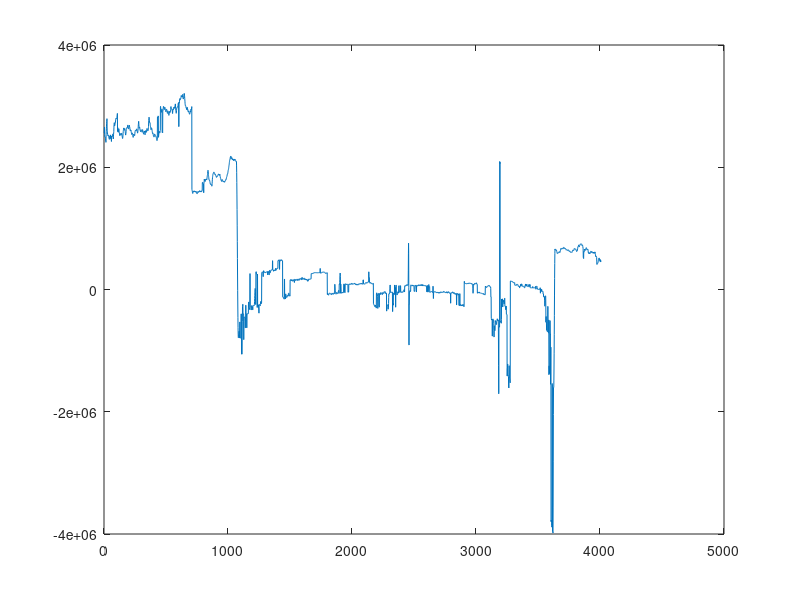
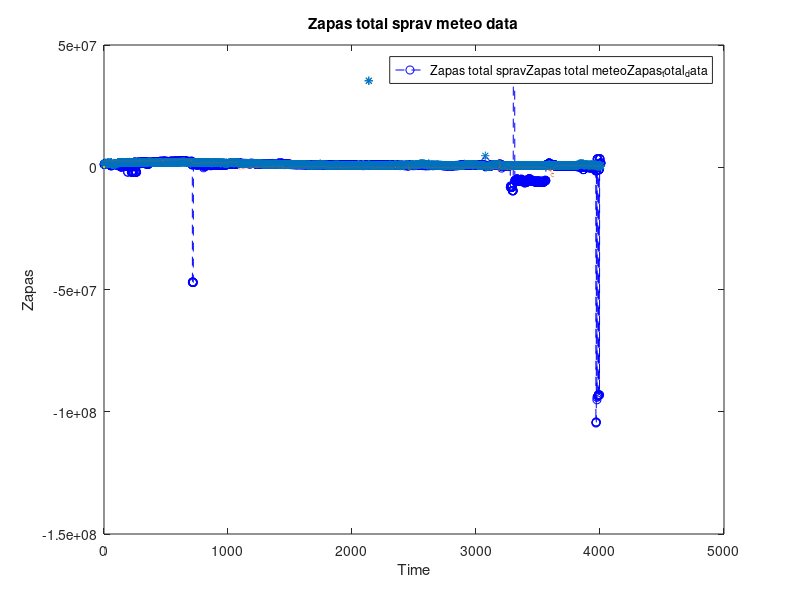
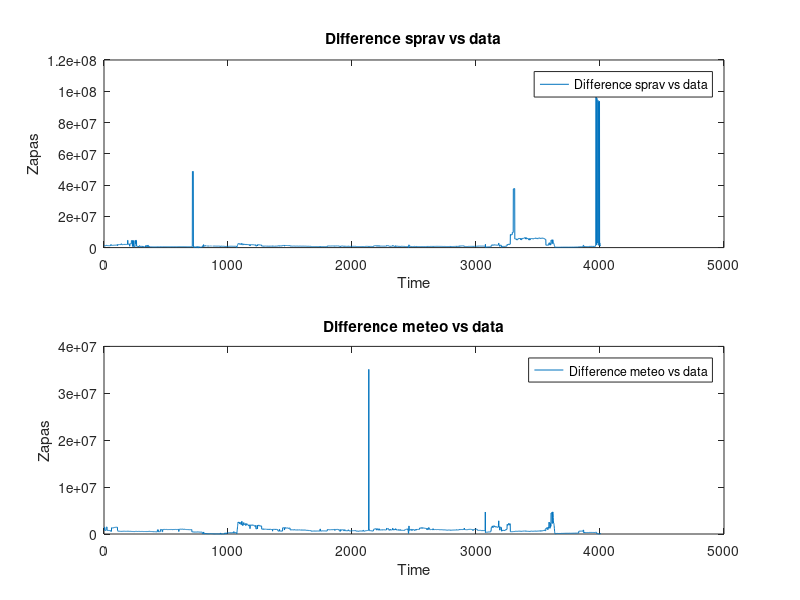
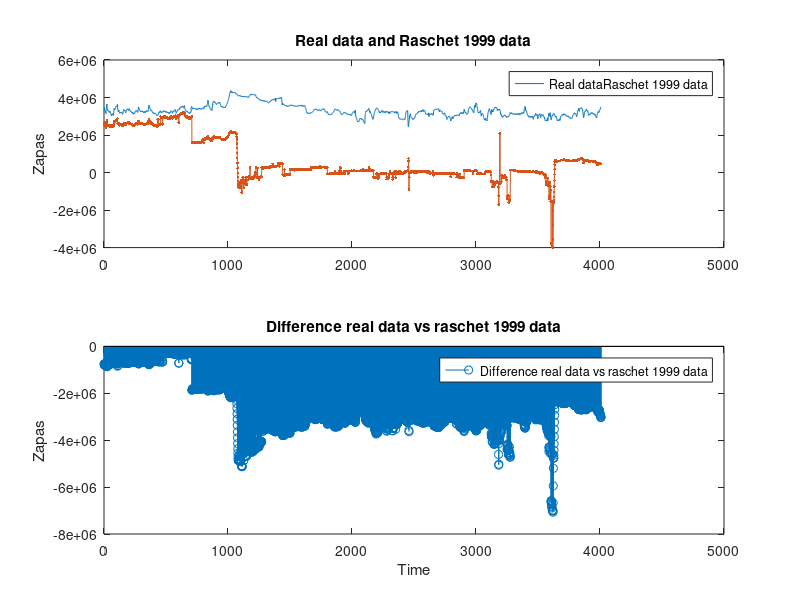

Reproduce these figures in MATLAB, in order.
%скрипт для расчета запаса
clear
%%
load zapas_formula_grunti % формирование массива для КВ
% t_f_g(:,[2:5,8:24,26,30:35,38,42,43])=[];% остались только те, что в формуле,1 - Твоздуха, 6 - Рвых Шакяй=Рвх_Шакяй_Красн, 7 - Твых Шакяй = Твх Шакяй Красн, 
% 25 - Рвых Шакяй Красн, 27 - Рвх Красн-154, 28 - Твх Красн-154, 29 - Рвых_Красн - 154, 31 - Рвых Шакяй Красн, 33 - Рвх Красн-140, 34 - Твх Красн-140, 35 - Рвых_Красн - 140, 
% 36,37 - плотности, 39,40 - молярные массы, 41 - запас на ВК, 42 - запас на ВК1
% t_f_g(3951:end,:)=[];
%% переменные из таблицы zapas_chet_h
T_vosd_izmer = t_f_g(:,1); % 
% начальные и конечные давления по ниткам
P_nach_1_1 = t_f_g(:,6); % Рн, начальное абсолютное давление газа на участке, МПа; Шакяй - Краснознаменская 1
P_nach_1_2 = t_f_g(:,27); % Рн, начальное абсолютное давление газа на участке, МПа; Краснознаменская - 154 км
P_nach_2_1 = t_f_g(:,6); % Рн, начальное абсолютное давление газа на участке, МПа; Шакяй - Краснознаменская 2
P_nach_2_2 = t_f_g(:,33); % Рн, начальное абсолютное давление газа на участке, МПа; Краснознаменская - 140 км

P_kon_1_1 = t_f_g(:,25);% Рк конечное абсолютное давлениея газа на участке, МПа; Шакяй - Краснознаменская 1
P_kon_1_2 = t_f_g(:,29); % Рк конечное абсолютное давление газа на участке, МПа; Краснознаменская - 154 км
P_kon_2_1 = t_f_g(:,25);% Рк конечное абсолютное давлениея газа на участке, МПа; Шакяй - Краснознаменская 2
P_kon_2_2 = t_f_g(:,35); % Рк конечное абсолютное давление газа на участке, МПа; Краснознаменская - 140 км
%% Расчет среднего давления на участках
P_av_1_1 = 2/3*(P_nach_1_1 + (P_kon_1_1.*P_kon_1_1)./(P_nach_1_1 + P_kon_1_1)); % Среднее давление на участке Шакяй - Краснознаменская 1
P_av_2_1 = 2/3*(P_nach_2_1 + (P_kon_2_1.*P_kon_2_1)./(P_nach_2_1 + P_kon_2_1)); % Среднее давление на участке Шакяй - Краснознаменская 2
P_av_1_2 = 2/3*(P_nach_1_2 + (P_kon_1_2.*P_kon_1_2)./(P_nach_1_2 + P_kon_1_2)); % Среднее давление на участке Краснознаменская - 154 км
P_av_2_2 = 2/3*(P_nach_2_2 + (P_kon_2_2.*P_kon_2_2)./(P_nach_2_2 + P_kon_2_2)); % Среднее давление на участке Краснознаменская - 140 км
%% начальные и конечные температуры по ниткам
% Тн - температура газа в начале участка газопровода, К; при отсутствии охлаждения газа на КС температуру Тн = Т газа на выходе из компрессорного цеха, 
% при наличии охлаждения газа величина Тн = Т газа на выходе из системы охлаждения;
T_nach_1_1 = t_f_g(:,7); % Тн Шакяй - Краснознаменская
T_nach_1_2 = t_f_g(:,28); % Тн Краснознаменская - 154
T_nach_2_1 = t_f_g(:,7); % Тн Шакяй - Краснознаменская
T_nach_2_2 = t_f_g(:,34); % Тн Краснознаменская - 140
T_kon_1_1 = 2.6; % Тк конечная температура газа, здесь взята из предоставленных данных, как допущение, Шакяй - Краснознаменская 
T_kon_1_2 = 3; % Тк конечная температура газа, здесь взята из предоставленных данных, как допущение,  Краснознаменская - 154
T_kon_2_1 = 2.3; % Тк конечная температура газа, здесь взята из предоставленных данных, как допущение, Шакяй - Краснознаменская 
T_kon_2_2 = 2.3; % Тк конечная температура газа, здесь взята из предоставленных данных, как допущение, Краснознаменская - 140

T_gr_sprav = t_f_g(:,44); % справочное значение грунта (Минск)
T_gr_meteo = t_f_g(:,45); % расчетное значние грунта (метео)
T_gr_data = t_f_g(:,46); % значние грунтаиз данных ТрансгазСпб
% формула гисметео T_gr_rasch = T_mean - Tamp * exp (- h_0 * sqrt(pi / (365 * alfa_temper_grunt_av))) * cos(2 * pi / 365 * (T_year - T_shift -  h_0 / 2 * sqrt(pi / (365 * alfa_temper_grunt_av)))); 
%% Расчет средней температуры на участках. Простая формула
% Сложная формула T_av = T_gr_sprav + (T_nach_1 - T_gr_sprav) / (alfa * L_1) * (1 - exp(-alfa * x_1)) - Di * (P_nach_1 ^ 2 - P_kon_1 ^ 2) / (2 * alfa * L_1 * P_av_1) * (1 - 1 / (alfa * L_1) * (1 - exp(-alfa * x_1))) ;
%Тokr - расчетная температура окружающей среды, К; При подземной прокладке То = Тгр ср за период на глубине заложения оси трубопровода.    
T_av_1_1_sprav = T_gr_sprav + (T_nach_1_1 - T_kon_1_1) ./ log(abs(T_nach_1_1 - T_gr_sprav)./abs(T_kon_1_1 - T_gr_sprav)); 
T_av_1_2_sprav = T_gr_sprav + (T_nach_1_2 - T_kon_1_2) ./ log(abs(T_nach_1_2 + 0.1 - T_gr_sprav)./abs(T_kon_1_2 - T_gr_sprav));
T_av_2_1_sprav = T_gr_sprav + (T_nach_2_1 - T_kon_2_1) ./ log(abs(T_nach_2_1 - T_gr_sprav)./abs(T_kon_2_1 - T_gr_sprav));
T_av_2_2_sprav = T_gr_sprav + (T_nach_2_2 - T_kon_2_2) ./ log(abs(T_nach_2_2 - T_gr_sprav)./abs(T_kon_2_2 - T_gr_sprav));

T_av_1_1_meteo = T_gr_meteo + (T_nach_1_1 - T_kon_1_1) ./ log(abs(T_nach_1_1 - T_gr_meteo)./abs(T_kon_1_1 - T_gr_meteo)); 
T_av_1_2_meteo = T_gr_meteo + (T_nach_1_2 - T_kon_1_2) ./ log(abs(T_nach_1_2 + 0.1 - T_gr_meteo)./abs(T_kon_1_2 - T_gr_meteo));
T_av_2_1_meteo = T_gr_meteo + (T_nach_2_1 - T_kon_2_1) ./ log(abs(T_nach_2_1 - T_gr_meteo)./abs(T_kon_2_1 - T_gr_meteo));
T_av_2_2_meteo = T_gr_meteo + (T_nach_2_2 - T_kon_2_2) ./ log(abs(T_nach_2_2 - T_gr_meteo)./abs(T_kon_2_2 - T_gr_meteo));

T_av_1_1_data = T_gr_data + (T_nach_1_1 - T_kon_1_1) ./ log(abs(T_nach_1_1 - T_gr_data)./abs(T_kon_1_1 - T_gr_data)); 
T_av_1_2_data = T_gr_data + (T_nach_1_2 - T_kon_1_2) ./ log(abs(T_nach_1_2 + 0.1 - T_gr_data)./abs(T_kon_1_2 - T_gr_data));
T_av_2_1_data = T_gr_data + (T_nach_2_1 - T_kon_2_1) ./ log(abs(T_nach_2_1 - T_gr_data)./abs(T_kon_2_1 - T_gr_data));
T_av_2_2_data = T_gr_data + (T_nach_2_2 - T_kon_2_2) ./ log(abs(T_nach_2_2 - T_gr_data)./abs(T_kon_2_2 - T_gr_data));
%% график T_av при разных Тгрунта
figure
plot(T_av_1_1_sprav, 'b--o');
hold on
plot(T_av_1_1_meteo,'*')
hold on
plot(T_av_1_1_data,':', LineWidth = 5);
hold off
legend(["T av sprav 1-1" "T av meteo 1-1" "T av data 1-1"])
xlabel("Time")
ylabel("T av")
title("T av 1-1")
%% константы 
V_1 = 5.534; %* 1000;% геометрический объем трубы Шакяй - Краснознаменская 1 м3
V_2 = 28.67; %* 1000;% геометрический объем трубы Краснознаменская - 154 м3
V_3 = 10.974; %* 1000;% геометрический объем трубы Шакяй - Краснознаменская 2 м3
V_4 = 25.633; %* 1000;% геометрический объем трубы 140 м3
%% псевдокритические давление и температура
M_x_a = 28.0135; % молярная доля азота кг/моль, определяемая по ГОСТ 30319.1
M_x_y = 44.010;   % молярная доля диоксида углерода кг/моль, определяемая по ГОСТ 30319.1 
density_standart_Shak = t_f_g(:,36); % плотность природного газа по воздуху измеренная Шаакяй
density_standart_Krasn = t_f_g(:,37); % плотность природного газа по воздуху измеренная Краснознаменская
x_a = t_f_g(:,39);% концентрация азота, доли ед. измерения
x_y = t_f_g(:,40);% концентрация диоксида углерода, доли ед. измерения;
P_pk_1 = 1.808 *(26.831 - density_standart_Shak); % псеводкритическое давление на линии Шакяй, из методики 1999
T_pk_1 = 155.204*(0.564 + density_standart_Shak); % псеводкритическая температура на линии Шакяй, из методики 1999
P_pk_2 = 1.808 *(26.831 - density_standart_Krasn); % псеводкритическое давление на линии Краснознаменская, из методики 1999
T_pk_2 = 155.204*(0.564 + density_standart_Krasn); % псеводкритическая температура на линии Краснознаменская, из методики 1999
%% приведенное давление 
P_pr_1_1 = P_av_1_1./P_pk_1; % приведенное давление на участке Шакяй - Краснознаменская 1 по справочным значениям Тгрунта
P_pr_2_1 = P_av_2_1./P_pk_1; % приведенное давление на участке Шакяй - Краснознаменская 2 по справочным значениям Тгрунта
P_pr_1_2 = P_av_1_2./P_pk_2; % приведенное давление на участке Краснознаменская - 154 км по справочным значениям Тгрунта
P_pr_2_2 = P_av_2_2./P_pk_2; % приведенное давление на участке Краснознаменская - 140 км по справочным значениям Тгрунта
%% приведенная температура по справочным значениям Тгрунта
T_pr_1_1_sprav = T_av_1_1_sprav./T_pk_1; % приведенная температура на участке Шакяй - Краснознаменская 1 по справочным значениям Тгрунта
T_pr_2_1_sprav = T_av_2_1_sprav./T_pk_1; % приведенная температура на участке Шакяй - Краснознаменская 2 по справочным значениям Тгрунта
T_pr_1_2_sprav = T_av_1_2_sprav./T_pk_2; % приведенная температура на участке Краснознаменская - 154 км по справочным значениям Тгрунта
T_pr_2_2_sprav = T_av_2_2_sprav./T_pk_2; % приведенная температура на участке Краснознаменская - 140 км по справочным значениям Тгрунта
%% приведенная температура по значениям Тгрунта из Метео
T_pr_1_1_meteo = T_av_1_1_meteo./T_pk_1; % приведенная температура на участке Шакяй - Краснознаменская 1 по значениям Тгрунта из Метео
T_pr_2_1_meteo = T_av_2_1_meteo./T_pk_1; % приведенная температура на участке Шакяй - Краснознаменская 2 по значениям Тгрунта из Метео
T_pr_1_2_meteo = T_av_1_2_meteo./T_pk_2; % приведенная температура на участке Краснознаменская - 154 км по значениям Тгрунта из Метео
T_pr_2_2_meteo = T_av_2_2_meteo./T_pk_2; % приведенная температура на участке Краснознаменская - 140 км по значениям Тгрунта из Метео
%% приведенная температура по значениям Тгрунта из данных ГазпроТрансгаз СПб
T_pr_1_1_data = T_av_1_1_data./T_pk_1; % приведенная температура на участке Шакяй - Краснознаменская 1 по значениям Тгрунта из данных ГазпроТрансгаз СПб
T_pr_2_1_data = T_av_2_1_data./T_pk_1; % приведенная температура на участке Шакяй - Краснознаменская 2 по значениям Тгрунта из данных ГазпроТрансгаз СПб
T_pr_1_2_data = T_av_1_2_data./T_pk_2; % приведенная температура на участке Краснознаменская - 154 км по значениям Тгрунта из данных ГазпроТрансгаз СПб
T_pr_2_2_data = T_av_2_2_data./T_pk_2; % приведенная температура на участке Краснознаменская - 140 км по значениям Тгрунта из данных ГазпроТрансгаз СПб
%% коэффициент сжимаемости по методике 1999 по справочным значениям Тгрунта
Tau_1_1_sprav = 1-1.68*T_pr_1_1_sprav + 0.78*T_pr_1_1_sprav.^2 + 0.0107*T_pr_1_1_sprav.^3 ; % тау на участке Шакяй - Краснознаменская 1
Z_1999_1_1_sprav = 1 - 0.0241*P_pr_1_1./Tau_1_1_sprav; % коэффициент сжимаемости на участке Шакяй - Краснознаменская 1

Tau_2_1_sprav = 1-1.68*T_pr_2_1_sprav + 0.78*T_pr_2_1_sprav.^2 + 0.0107*T_pr_2_1_sprav.^3 ; % тау на участке Шакяй - Краснознаменская 2
Z_1999_2_1_sprav = 1 - 0.0241*P_pr_2_1./Tau_2_1_sprav; % коэффициент сжимаемости на участке Шакяй - Краснознаменская 2

Tau_1_2_sprav = 1-1.68*T_pr_1_2_sprav + 0.78*T_pr_1_2_sprav.^2 + 0.0107*T_pr_1_2_sprav.^3 ; % тау на участке Краснознаменская - 154 км
Z_1999_1_2_sprav = 1 - 0.0241*P_pr_1_2./Tau_1_2_sprav; % коэффициент сжимаемости на участке Краснознаменская - 154 км

Tau_2_2_sprav = 1-1.68*T_pr_2_2_sprav + 0.78*T_pr_2_2_sprav.^2 + 0.0107*T_pr_2_2_sprav.^3 ; % тау на участке Краснознаменская - 140 км
Z_1999_2_2_sprav = 1 - 0.0241*P_pr_2_2./Tau_2_2_sprav; % коэффициент сжимаемости на участке Краснознаменская - 140 км
%% коэффициент сжимаемости по методике 1999 по значениям Тгрунта из Метео
Tau_1_1_meteo = 1-1.68*T_pr_1_1_meteo + 0.78*T_pr_1_1_meteo.^2 + 0.0107*T_pr_1_1_meteo.^3 ; % тау на участке Шакяй - Краснознаменская 1
Z_1999_1_1_meteo = 1 - 0.0241*P_pr_1_1./Tau_1_1_meteo; % коэффициент сжимаемости на участке Шакяй - Краснознаменская 1

Tau_2_1_meteo = 1-1.68*T_pr_2_1_meteo + 0.78*T_pr_2_1_meteo.^2 + 0.0107*T_pr_2_1_meteo.^3 ; % тау на участке Шакяй - Краснознаменская 2
Z_1999_2_1_meteo = 1 - 0.0241*P_pr_2_1./Tau_2_1_meteo; % коэффициент сжимаемости на участке Шакяй - Краснознаменская 2

Tau_1_2_meteo = 1-1.68*T_pr_1_2_meteo + 0.78*T_pr_1_2_meteo.^2 + 0.0107*T_pr_1_2_meteo.^3 ; % тау на участке Краснознаменская - 154 км
Z_1999_1_2_meteo = 1 - 0.0241*P_pr_1_2./Tau_1_2_meteo; % коэффициент сжимаемости на участке Краснознаменская - 154 км

Tau_2_2_meteo = 1-1.68*T_pr_2_2_meteo + 0.78*T_pr_2_2_meteo.^2 + 0.0107*T_pr_2_2_meteo.^3 ; % тау на участке Краснознаменская - 140 км
Z_1999_2_2_meteo = 1 - 0.0241*P_pr_2_2./Tau_2_2_meteo; % коэффициент сжимаемости на участке Краснознаменская - 140 км
%% коэффициент сжимаемости по методике 1999 по значениям Тгрунта из данных ГазпроТрансгаз СПб
Tau_1_1_data = 1-1.68*T_pr_1_1_data + 0.78*T_pr_1_1_data.^2 + 0.0107*T_pr_1_1_data.^3 ; % тау на участке Шакяй - Краснознаменская 1
Z_1999_1_1_data = 1 - 0.0241*P_pr_1_1./Tau_1_1_data; % коэффициент сжимаемости на участке Шакяй - Краснознаменская 1

Tau_2_1_data = 1-1.68*T_pr_2_1_data + 0.78*T_pr_2_1_data.^2 + 0.0107*T_pr_2_1_data.^3 ; % тау на участке Шакяй - Краснознаменская 2
Z_1999_2_1_data = 1 - 0.0241*P_pr_2_1./Tau_2_1_data; % коэффициент сжимаемости на участке Шакяй - Краснознаменская 2

Tau_1_2_data = 1-1.68*T_pr_1_2_data + 0.78*T_pr_1_2_data.^2 + 0.0107*T_pr_1_2_data.^3 ; % тау на участке Краснознаменская - 154 км
Z_1999_1_2_data = 1 - 0.0241*P_pr_1_2./Tau_1_2_meteo; % коэффициент сжимаемости на участке Краснознаменская - 154 км

Tau_2_2_data = 1-1.68*T_pr_2_2_data + 0.78*T_pr_2_2_data.^2 + 0.0107*T_pr_2_2_data.^3 ; % тау на участке Краснознаменская - 140 км
Z_1999_2_2_data = 1 - 0.0241*P_pr_2_2./Tau_2_2_data; % коэффициент сжимаемости на участке Краснознаменская - 140 км
%% коэффициент сжимаемости по СТО 2006
% A_1 = -0.39 + 2.03/T_pr_1_1 - 3.16/(T_pr_1_1.^2) + 1.09/(T_pr_1_1.^3);
% A_2 = 0.0423 - 0.1812/T_pr_1_1 + 0.2124/(T_pr_1_1.^2);
% Z_STO_2006 = 1 + A_1' .* P_pr_1_1 + A_2' .* (P_pr_1_1.^2);  % коэффициент сжимаемости природного газа при стандартных условиях.
%% Запас газа итог по справочным значениям Тгрунта
P_c = 0.101325;% МПа;давление при стандартных условиях по ГОСТ 2939
T_c = 293.15;% К; температура при стандартных условиях по ГОСТ 2939
Zapas_1_1_sprav = V_1 * P_av_1_1 * T_c./(T_av_1_1_sprav .* Z_1999_1_1_sprav * P_c); % Объём запаса газа на участке Шакяй-Краснозн 1
Zapas_2_1_sprav = V_3 * P_av_2_1 * T_c./(T_av_2_1_sprav .* Z_1999_2_1_sprav * P_c); % Объём запаса газа на участке Шакяй-Краснозн 2
Zapas_1_2_sprav = V_2 * P_av_1_2 * T_c./(T_av_1_2_sprav .* Z_1999_1_2_sprav * P_c); % Объём запаса газа на участке Краснознаменская - 154 км
Zapas_2_2_sprav = V_4 * P_av_2_2 * T_c./(T_av_2_2_sprav .* Z_1999_2_2_sprav * P_c); % Объём запаса газа на участке Краснознаменская - 140 км

Zapas_VK_sprav = Zapas_1_1_sprav + Zapas_1_2_sprav;
Zapas_VK_l_sprav = Zapas_2_1_sprav + Zapas_2_2_sprav;
Zapas_total_sprav = Zapas_VK_sprav + Zapas_VK_l_sprav;
%% Запас газа итог по значениям Тгрунта  из Метео
Zapas_1_1_meteo = V_1 * P_av_1_1 * T_c./(T_av_1_1_meteo .* Z_1999_1_1_meteo * P_c); % Объём запаса газа на участке Шакяй-Краснозн 1
Zapas_2_1_meteo = V_3 * P_av_2_1 * T_c./(T_av_2_1_meteo .* Z_1999_2_1_meteo * P_c); % Объём запаса газа на участке Шакяй-Краснозн 2
Zapas_1_2_meteo = V_2 * P_av_1_2 * T_c./(T_av_1_2_meteo .* Z_1999_1_2_meteo * P_c); % Объём запаса газа на участке Краснознаменская - 154 км
Zapas_2_2_meteo = V_4 * P_av_2_2 * T_c./(T_av_2_2_meteo .* Z_1999_2_2_meteo * P_c); % Объём запаса газа на участке Краснознаменская - 140 км

Zapas_VK_meteo = Zapas_1_1_meteo + Zapas_1_2_meteo;
Zapas_VK_l_meteo = Zapas_2_1_meteo + Zapas_2_2_meteo;
Zapas_total_meteo = Zapas_VK_meteo + Zapas_VK_l_meteo;
%% Запас газа итог по значениям Тгрунта из данных ГазпроТрансгаз СПб
Zapas_1_1_data = V_1 * P_av_1_1 * T_c./(T_av_1_1_data .* Z_1999_1_1_data * P_c); % Объём запаса газа на участке Шакяй-Краснозн 1
Zapas_2_1_data = V_3 * P_av_2_1 * T_c./(T_av_2_1_data .* Z_1999_2_1_data * P_c); % Объём запаса газа на участке Шакяй-Краснозн 2
Zapas_1_2_data = V_2 * P_av_1_2 * T_c./(T_av_1_2_data .* Z_1999_1_2_data * P_c); % Объём запаса газа на участке Краснознаменская - 154 км
Zapas_2_2_data = V_4 * P_av_2_2 * T_c./(T_av_2_2_data .* Z_1999_2_2_data * P_c); % Объём запаса газа на участке Краснознаменская - 140 км

Zapas_VK_data = Zapas_1_1_data + Zapas_1_2_data;
Zapas_VK_l_data = Zapas_2_1_data + Zapas_2_2_data;
Zapas_total_data = Zapas_VK_data + Zapas_VK_l_data;
%% убираем выбросы 
porog = 4e6;
Zapas_total_data(abs(Zapas_total_data) > porog) = NaN;
%%
Zapas_total_data = fillmissing(Zapas_total_data,'spline') ;
plot(Zapas_total_data);
%% выбросы sprav
% Zapas_total_sprav_out = Zapas_total_sprav; % создаем вспомогательную переменную, чтобы потом посмотреть на графике выбросы
% Zapas_total_sprav_out = filloutliers(Zapas_total_sprav_out,"previous","movmean",100);
% figure
% plot(Zapas_total_sprav-Zapas_total_sprav_out);
% title("выбросы Zapas total sprav");
% figure
% plot(Zapas_total_sprav);
% title("Zapas total sprav");
% %% выбросы meteo
% Zapas_total_meteo_out = Zapas_VK_meteo; % создаем вспомогательную переменную, чтобы потом посмотреть на графике выбросы
% Zapas_total_meteo_out = filloutliers(Zapas_total_meteo_out,"previous","movmean",100);
% figure
% plot(Zapas_VK_meteo - Zapas_total_meteo_out);
% title("выбросы Zapas total meteo");
% figure
% plot(Zapas_total_meteo);
% title("Zapas total meteo");
% %% выбросы data
% Zapas_VK_data_out = Zapas_VK_data; % создаем вспомогательную переменную, чтобы потом посмотреть на графике выбросы
% Zapas_VK_data_out = filloutliers(Zapas_VK_data_out,"previous","movmean",100);
% figure
% plot(Zapas_VK_data-Zapas_VK_data_out);
% title("выбросы Zapas total data");
% figure
% plot(Zapas_VK_data);
% title("Zapas total data");
%% график запаса при разных Тгрунта
figure
plot(Zapas_total_sprav, 'b--o');
hold on
plot(Zapas_total_meteo,'*')
hold on
plot(Zapas_total_data,':', LineWidth = 5);
hold off
legend(["Zapas total sprav" "Zapas total meteo" "Zapas_total_data"])
xlabel("Time")
ylabel("Zapas")
title("Zapas total sprav meteo data")
%% график разницы при разных Тгрунта
difference_1 = abs(Zapas_total_sprav - Zapas_total_data);
difference_2 = abs(Zapas_total_meteo - Zapas_total_data);
difference_3 = Zapas_total_data - t_f_g(:,43)*1000;
for i = length (difference_1)
sum_sprav_data = difference_1(i,:);
sum_meteo_data = difference_2(i,:);
sum_data_data = difference_3(i,:);
i=i+1;
end
Money_sprav_data = sum_sprav_data * 7.55993; % Природный газ стоит 7559,93 руб. за 1000 куб. м
Money_meteo_data = sum_meteo_data * 7.55993;
Dif_money = Money_meteo_data -  Money_sprav_data;
%%
figure
subplot(2,1,1)
plot(difference_1);
legend("Difference sprav vs data")
xlabel("Time");
ylabel("Zapas");
title("Difference sprav vs data")
subplot(2,1,2)
plot(difference_2);
legend("Difference meteo vs data")
xlabel("Time");
ylabel("Zapas");
title("Difference meteo vs data")
%%
figure
subplot(2,1,1)
plot(t_f_g(:,43)*1000)
hold on
plot(Zapas_total_data,'.-')
hold off
legend(["Real data" "Raschet 1999 data"]);
ylabel("Zapas");
title("Real data and Raschet 1999 data");
subplot(2,1,2)
stem(difference_3);
legend("Difference real data vs raschet 1999 data");
xlabel("Time");
ylabel("Zapas");
title("Difference real data vs raschet 1999 data");